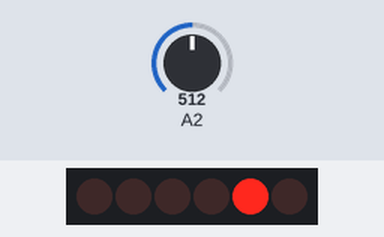
This sketch was run on a simulated ATtiny85, built with avr-gcc and run on an emulated ATtiny85. Shown: 6×1 LED matrix. Wiring (inferred from the names in the program): charlieplexed LEDs: lines PB1, PB2, PB3. Inputs (shaded band) come from the test bench; at power-on: A2 = 512.

Above: at 5.6 s.
5.7 s: A2 set to 684
At 9.8 s:
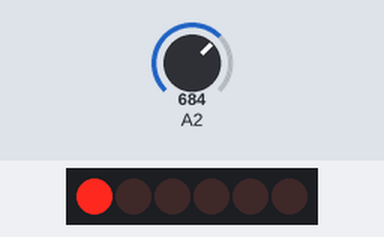
11.1 s: A2 set to 717
At 14.4 s:
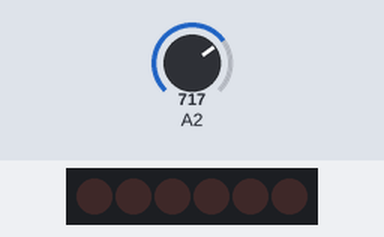
14.9 s: A2 set to 412
At 17.7 s:
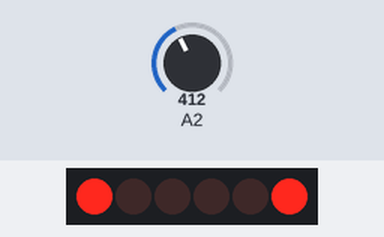
20.3 s: A2 set to 383
25.5 s: A2 set to 14
At 30.6 s:
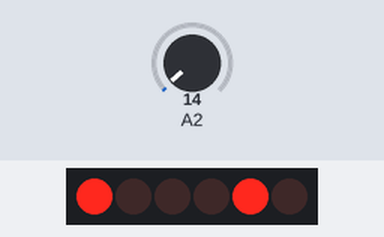
30.9 s: A2 set to 122
At 55.9 s:
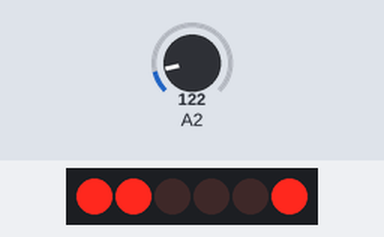
Timing chart, 0 to 57.4 s (numbered marks = the images above; inputs shaded):
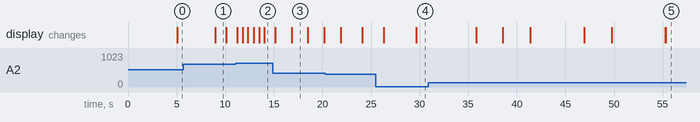

The sketch:

a_tinySoftPWM_monday_flowers.ino
```cpp
/*Software PWM on Attiny85
Ernst Christensen 16.okt. 2011
copied from here: http://arduino.cc/forum/index.php/topic,75334.0.html
*/

int led[]={
  0,1,2,3};
int randomPin[]={
  1,2,3,4,5,6,7,8,9,10,11,12,6,5,7,4,8,3,9,2,10,2,3,4,5,6,7,8,9,10,11,12,6,5,7,4,8,3,9,2,10,1,11,12,9,7,5,3,1,2,4,6,8,10,11,12,3,2,5,8,6,5,9,12,3,4,5};
int maxBrightness=100;
int arousalValue=0;
int arousalStage = 0;
double lightNum=0;
int delayTime = 4;
int LEDcount;
int r = 0;
int y = 0;
int charliePin;
boolean buttonPressed = false;
int timer;
int arousalCount = 1000;


void setup(){
  for (int z=0;z<4;z++){
    pinMode(led[z],OUTPUT);
  } //for z

  pinMode(4,INPUT);
  // COMMENT IN FOR CAPE!!!:
  //digitalWrite(4, HIGH); // no pull-up, use slider pin to GND instead
}


void loop(){
  flowersLoop();
  //capeLoop();
  //testLoop();
}


// blink through all 12 LEDs:
void testLoop(){
  for (int i=1;i<13;i++) {
    for (int x=1;x<254;x++) spwm(x,i,3);
    for (int x=254;x>1;x--) spwm(x,i,3);
  }
}


void flowersLoop(){
  arousalValue = analogRead(2);
  r = randomPin[y];

  for (int x=1;x<254;x++) {
    if(arousalValue < 1000 && arousalValue > 900) spwm(x,r,15);
    if(arousalValue < 900 && arousalValue > 800) spwm(x,r,6);
    if(arousalValue < 800) spwm(x,r,delayTime);
    if(arousalValue < 700) spwm(x,r+1,delayTime);
    if(arousalValue < 600) spwm(x,r+2,delayTime);
    if(arousalValue < 400) spwm(x,r+3,delayTime);
    if(arousalValue < 200) spwm(x,r+4,delayTime);
    if(arousalValue < 100) spwm(x,r+5,delayTime);

  }

  for (int x=254;x>1;x--) {
    if(arousalValue < 1000 && arousalValue > 900) spwm(x,r,15);
    if(arousalValue < 900 && arousalValue > 800) spwm(x,r,6);
    if(arousalValue < 800) spwm(x,r,delayTime);
    if(arousalValue < 700) spwm(x,r+1,delayTime);
    if(arousalValue < 600) spwm(x,r+2,delayTime);
    if(arousalValue < 400) spwm(x,r+3,delayTime);
    if(arousalValue < 200) spwm(x,r+4,delayTime);
    if(arousalValue < 100) spwm(x,r+5,delayTime);
  }

  y++;
  if(y > 24) y = 0;
}


// software PWM
void spwm(int freq,int pin,int sp){
  // call charlieplexing to set correct pin outs:
  charliePlexPin(pin);
  //on:
  digitalWrite(charliePin,HIGH);
  delayMicroseconds(sp*freq);
  // off:
  digitalWrite(charliePin,LOW);
  delayMicroseconds(sp*(255-freq));
}


// charlieplexing sets correct pin outs and returns pin to spwm to:
void charliePlexPin(int myLed){
  switch(myLed){

    // 1
  case 1:
    pinMode(0, OUTPUT);
    pinMode(1, OUTPUT);
    pinMode(2, INPUT);
    pinMode(3, INPUT);
    digitalWrite(0, LOW);
    charliePin = 1;
    break;

    // 2
  case 2:
    pinMode(0, OUTPUT);
    pinMode(1, INPUT);
    pinMode(2, OUTPUT);
    pinMode(3, INPUT);
    digitalWrite(0, LOW);
    charliePin = 2;
    break;

    // 3
  case 3:
    pinMode(0, OUTPUT);
    pinMode(1, INPUT);
    pinMode(2, INPUT);
    pinMode(3, OUTPUT);
    digitalWrite(0, LOW);
    charliePin = 3;
    break;

    // 4
  case 4:
    pinMode(0, OUTPUT);
    pinMode(1, OUTPUT);
    pinMode(2, INPUT);
    pinMode(3, INPUT);
    digitalWrite(1, LOW);
    charliePin = 0;
    break;

    // 5
  case 5:
    pinMode(0, OUTPUT);
    pinMode(1, INPUT);
    pinMode(2, OUTPUT);
    pinMode(3, INPUT);
    digitalWrite(1, LOW);
    charliePin = 2;
    break;

    // 6
  case 6:
    pinMode(0, INPUT);
    pinMode(1, OUTPUT);
    pinMode(2, INPUT);
    pinMode(3, OUTPUT);
    digitalWrite(1, LOW);
    charliePin = 3;
    break;

    // 7
  case 7:
    pinMode(0, OUTPUT);
    pinMode(1, INPUT);
    pinMode(2, OUTPUT);
    pinMode(3, INPUT);
    digitalWrite(2, LOW);
    charliePin = 0;
    break;

    // 8
  case 8:
    pinMode(0, INPUT);
    pinMode(1, OUTPUT);
    pinMode(2, OUTPUT);
    pinMode(3, INPUT);
    digitalWrite(2, LOW);
    charliePin = 1;
    break;

    // 9
  case 9:
    pinMode(0, INPUT);
    pinMode(1, INPUT);
    pinMode(2, OUTPUT);
    pinMode(3, OUTPUT);
    digitalWrite(2, LOW);
    charliePin = 3;
    break;

    // 10
  case 10:
    pinMode(0, OUTPUT);
    pinMode(1, INPUT);
    pinMode(2, INPUT);
    pinMode(3, OUTPUT);
    digitalWrite(3, LOW);
    charliePin = 0;
    break;

    // 11
  case 11:
    pinMode(0, INPUT);
    pinMode(1, OUTPUT);
    pinMode(2, INPUT);
    pinMode(3, OUTPUT);
    digitalWrite(3, LOW);
    charliePin = 1;
    break;

    // 12
  case 12:
    pinMode(0, INPUT);
    pinMode(1, INPUT);
    pinMode(2, OUTPUT);
    pinMode(3, OUTPUT);
    digitalWrite(3, LOW);
    charliePin = 2;
    break;
  }
}
```

Measured:
- the behaviour switches between 699 and 700 on A2 (found by bisection; images 1 and 2)
- after the input at 5.7 s, the display: changes after 3.3 s (image 1)
- after the input at 11.1 s, the display: first differs from a run without the input after 0.70 s (image 2)
- after the input at 14.9 s, the display: first changes after 0.26 s (image 3 shows a later state)
- what the display in image 1 shows lasts 1.1 s, from 9.0 s to 10.1 s
- what the display in image 3 shows lasts 1.7 s, from 16.8 s to 18.5 s
